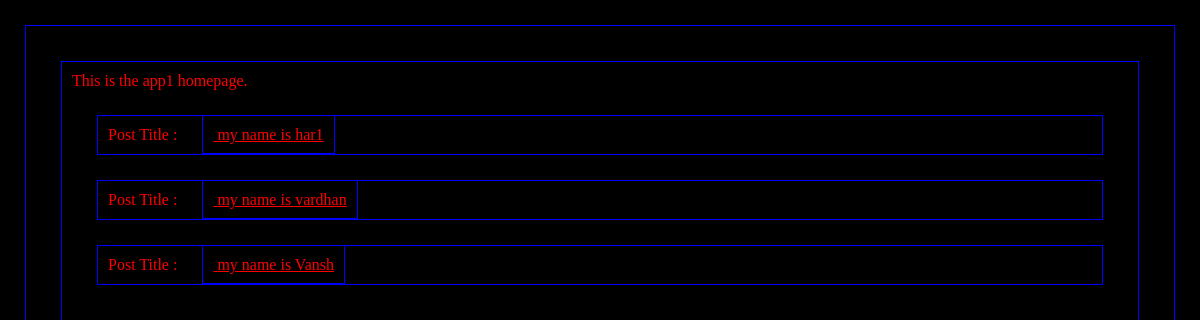
Before: /app1/ with the older database file.
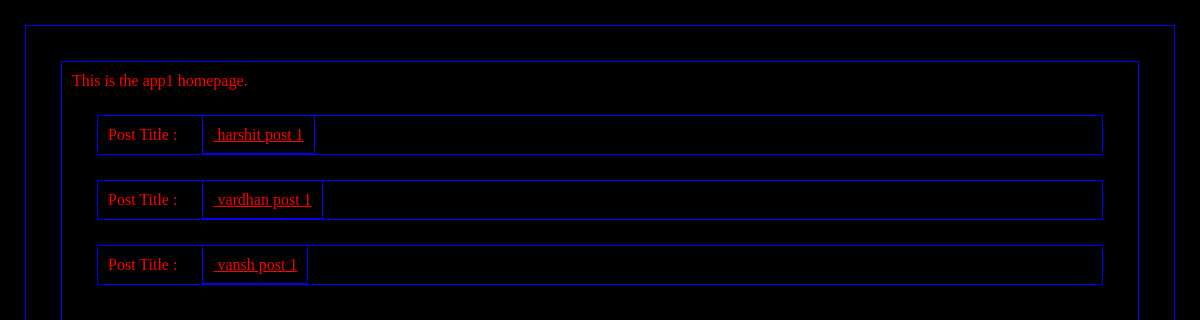
After: the same page with the newer database file.
### app1/models.py (models this page shows, shortened)
class post(models.Model):
    title = models.CharField(max_length=100)
    user_name = models.CharField(max_length=50)
    date_added = models.DateTimeField(default = timezone.now)
    post_content = models.TextField(default = "")

### app1/views.py (the view)
# urls.py: path('', views.index),
def index(request):
    posts = post.objects.all
    return render(request, "app1_index.html", {"posts" : posts})

### app1/templates/app1_index.html (shortened to what this page needs)
{% extends "layout.html" %}
{% block content %}
This is the app1 homepage.
    {% for post in posts %}
    <div>
        Post Title :<a href = "{% url "post_detail" post.id %}">       {% comment %} This will point to url named post_detail and will send post.id with it {% endcomment %}
            {{post.title}}
        </a>
    </div>
    {% endfor %}
{% endblock %}

### templates/layout.html (shortened to what this page needs)
{% load static %}
<!DOCTYPE html>
<html lang="en">
<head>
    <link rel="stylesheet" href="{% static 'css/styles1.css' %}">
</head>
<body>
    {% block content %}{% endblock %}
</body>
</html>

### static/css/styles1.css (style rules this page uses)
* { margin : 25px; color : red; border : 1px solid blue; padding : 10px; background-color : black; }

Changed rows visible on the page:
changed post: title "my name is har1" → "harshit post 1"
changed post: title "my name is vardhan" → "vardhan post 1"
changed post: title "my name is Vansh" → "vansh post 1"
